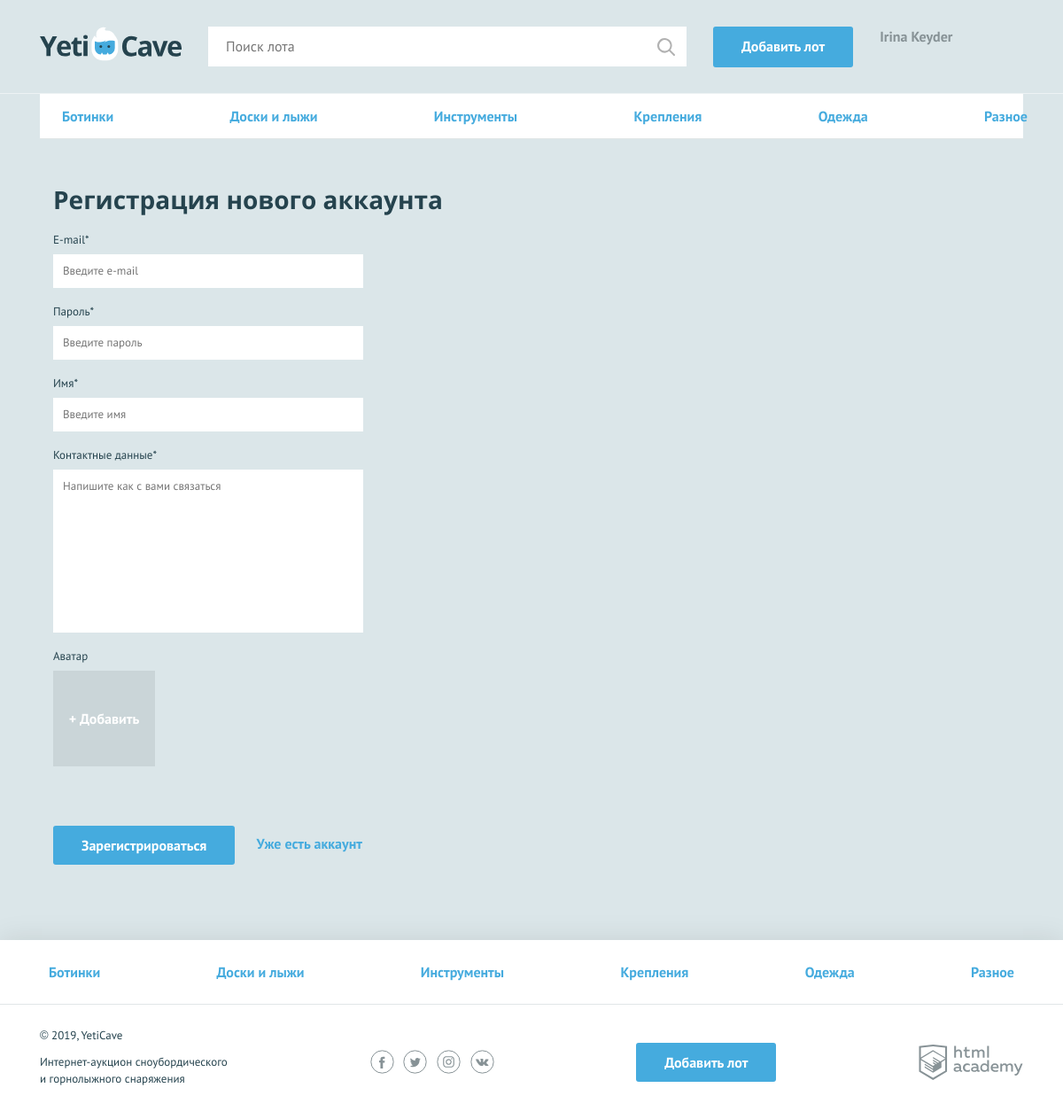
Screenshot of /sign.php with the database file from the repository.
### tables this page shows
CREATE TABLE categories (
  id SMALLINT UNSIGNED NOT NULL AUTO_INCREMENT PRIMARY KEY,
  category VARCHAR(100) NOT NULL UNIQUE,
  class_category VARCHAR(100) UNIQUE
);

### functions.php (called while the page is built, shortened)
<?php
function include_template($name, $data) {
    $name = 'templates/' . $name;
    extract($data);
    require $name;
    $result = ob_get_clean();
    return $result;
};

### db_func.php (called while the page is built, shortened)
<?php
function db_categories($link) {
    $result = [];
    $sql = 'SELECT id, category FROM categories';
    if ($query = mysqli_query($link, $sql)) {
        $result = mysqli_fetch_all($query, MYSQLI_ASSOC);
    }
    return $result;
}

### init.php (called while the page is built, shortened)
<?php
require_once 'functions.php';
require_once('db_func.php');
$is_auth = rand(0, 1);
$user_name = 'Irina Keyder';

### templates/sign-up.php (the view, shortened to what this page needs)
<nav class="nav">
    <ul class="nav__list container">
        <?php foreach ($categories as $category): ?>
           <li class="nav__item">
               <a href="pages/all-lots.html"><?=$category['category']; ?></a>
           </li>
       <?php endforeach; ?>
    </ul>
</nav>
<form class="form container<?=empty($errors) ? '' : ' form--invalid'; ?>" action="sign.php" method="post" enctype="multipart/form-data">
<h2>Регистрация нового аккаунта</h2>
<div class="form__item<?=!isset($errors['email']) ? '' : ' form__item--invalid'; ?>">
<label for="email">E-mail*</label>
<input id="email" type="text" name="email" placeholder="Введите e-mail" required<?=empty($data['email']) ? '' : ' value="' . $data['email'] . '"'; ?>>
</div>
<div class="form__item<?=!isset($errors['password']) ? '' : ' form__item--invalid'; ?>">
<label for="password">Пароль*</label>
<input id="password" type="text" name="password" placeholder="Введите пароль" required<?=empty($data['password']) ? '' : ' value="' . $data['password'] . '"'; ?>>
</div>
<div class="form__item<?=!isset($errors['name']) ? '' : ' form__item--invalid'; ?>">
<label for="name">Имя*</label>
<input id="name" type="text" name="name" placeholder="Введите имя" required<?=empty($data['name']) ? '' : ' value="' . $data['name'] . '"'; ?>>
</div>
<div class="form__item<?=!isset($errors['message']) ? '' : ' form__item--invalid'; ?>">
<label for="message">Контактные данные*</label>
<textarea id="message" name="message" placeholder="Напишите как с вами связаться" required><?=empty($data['message']) ? '' : $data['message']; ?></textarea>
</div>
<div class="form__item form__item--file form__item--last<?=!isset($errors['avatar']) ? '' : ' form__item--invalid'; ?>">
<label>Аватар</label>
<div class="form__input-file">
  <label for="photo2">
    <span>+ Добавить</span>
  </label>
</div>
</div>
<button type="submit" class="button">Зарегистрироваться</button>
<a class="text-link" href="login.php">Уже есть аккаунт</a>
</form>

### templates/layout.php (shortened to what this page needs)
<!DOCTYPE html>
<html lang="ru">
<head>
    <link href="/css/normalize.min.css" rel="stylesheet">
    <link href="/css/style.css" rel="stylesheet">
</head>
<body>
<div class="page-wrapper">
<header class="main-header">
    <div class="main-header__container container">
        <a class="main-header__logo">
            <img src="/img/logo.svg" width="160" height="39" alt="Логотип компании YetiCave">
        </a>
        <form class="main-header__search" method="get" action="https://echo.htmlacademy.ru">
            <input type="search" name="search" placeholder="Поиск лота">
            <input class="main-header__search-btn" type="submit" name="find" value="Найти">
        </form>
        <a class="main-header__add-lot button" href="add.php">Добавить лот</a>
        <nav class="user-menu">
            <?php if ($is_auth==1): ?>
                    <div class="user-menu__logged">
                        <p><?=htmlspecialchars($user_name); ?></p>
                    </div>
            <?php endif; ?>
        </nav>
    </div>
</header>
<main class="container">
    <?=$content; ?>
</main>
</div>
<footer class="main-footer">
    <nav class="nav">
        <ul class="nav__list container">
            <?php foreach ($categories as $category): ?>
               <li class="nav__item">
                   <a href="pages/all-lots.html"><?=$category['category']; ?></a>
               </li>
           <?php endforeach; ?>
        </ul>
    </nav>
    <div class="main-footer__bottom container">
        <div class="main-footer__copyright">
            <p>© 2019, YetiCave</p>
            <p>Интернет-аукцион сноубордического и горнолыжного снаряжения</p>
        </div>
        <div class="main-footer__social social">
            <a class="social__link social__link--facebook" href="#">
            </a>
            <a class="social__link social__link--twitter" href="#">
            </a>
            <a class="social__link social__link--instagram" href="#">
            </a>
            <a class="social__link social__link--vkontakte" href="#">
            </a>
        </div>
        <a class="main-footer__add-lot button" href="add-lot.html">Добавить лот</a>
        <div class="main-footer__developed-by">
            <a class="logo-academy" href="https://htmlacademy.ru/intensive/php">
            </a>
        </div>
    </div>
</footer>
</body>
</html>

### css/style.css (style rules this page uses)
html, body { height: 100%; }
.page-wrapper { display: flex; flex-direction: column; min-height: 100%; margin-bottom: -202px; }
.page-wrapper::after { content: ""; display: block; }
.page-wrapper::after { height: 85px; }
main { margin-bottom: 202px; }
body { min-width: 1140px; background-color: #dbe6e9; font-family: "PT Sans", sans-serif; font-weight: 400; font-size: 16px; line-height: 26px; color: #25434e; }
a { text-decoration: none; }
h2 { margin: 0; font-family: "Open Sans", sans-serif; font-size: 28px; line-height: 35px; font-weight: 700; }
.text-link { font-weight: 700; color: #45abde; }
.container { width: 1110px; margin: 0 auto; padding: 0 15px; }
main.container { margin-bottom: 202px; }
.button { display: block; padding: 9px 32px; background-color: #45abde; color: #ffffff; text-align: center; font-weight: 700; border: none; border-radius: 3px; }
.main-header { padding: 30px 0 29px; border-bottom: 1px solid rgba(255, 255, 255, 0.5); }
.main-header__container { display: -webkit-flex; display: -ms-flexbox; display: flex; -webkit-justify-content: flex-start; -ms-flex-pack: start; justify-content: flex-start; }
.main-header__logo { display: block; margin-right: 30px; }
.main-header__search { position: relative; width: 540px; margin-right: 30px; }
.main-header__search input[type="search"] { width: 100%; padding: 8px 19px 9px 19px; border: 1px solid #ffffff; }
.main-header__search-btn { content: ""; position: absolute; top: 3px; right: 3px; width: 20px; height: 20px; padding: 20px; background: url("../img/search.svg") center no-repeat; opacity: 0.3; border: 0; font-size: 0; }
.main-header__add-lot { max-width: 160px; margin-right: 30px; }
.user-menu { display: -webkit-flex; display: -ms-flexbox; display: flex; }
.user-menu__logged { color: #879296; line-height: 22px; }
.user-menu__logged p { font-weight: 700; margin: 0; }
.main-footer { background-color: #ffffff; box-shadow: 0 0 30px 0 rgba(0, 0, 0, 0.1); }
.main-footer__bottom { display: -webkit-flex; display: -ms-flexbox; display: flex; -webkit-justify-content: space-between; -ms-flex-pack: justify; justify-content: space-between; -webkit-align-items: center; -ms-flex-align: center; align-items: center; padding: 25px 0; }
.main-footer__copyright { max-width: 212px; }
.main-footer__copyright p { margin: 0; margin-bottom: 11px; font-size: 13px; line-height: 19px; }
.main-footer__social { width: 140px; }
.social { display: -webkit-flex; display: -ms-flexbox; display: flex; -webkit-justify-content: space-between; -ms-flex-pack: justify; justify-content: space-between; -webkit-flex-wrap: wrap; -ms-flex-wrap: wrap; flex-wrap: wrap; }
.social__link { width: 27px; height: 27px; }
.logo-academy { display: block; width: 118px; height: 40px; }
.nav { background-color: #ffffff; border-bottom: 1px solid #e1e6e7; }
.nav__list { display: -webkit-flex; display: -ms-flexbox; display: flex; -webkit-justify-content: space-between; -ms-flex-pack: justify; justify-content: space-between; -webkit-flex-wrap: wrap; -ms-flex-wrap: wrap; flex-wrap: wrap; list-style: none; }
.nav__item a { position: relative; display: block; padding: 12px 10px; font-weight: 700; color: #45abde; }
.nav__item a::before { content: ""; display: none; position: absolute; bottom: 0; width: calc(100% - 20px); height: 3px; background-color: #e2e5e6; }
.main-footer .nav__item a { padding: 23px 10px; }
.form { padding-top: 51px; }
.form h2 { padding-bottom: 15px; }
.form__item { width: 350px; margin: 0; margin-bottom: 14px; font-size: 13px; }
.form__item label { display: block; margin-bottom: 3px; }
.form__item input, .form__item textarea { display: block; width: 100%; padding: 5px 10px; border: 1px solid #ffffff; box-sizing: border-box; }
.form__item textarea { min-height: 184px; resize: none; }
.form__item--last { margin-bottom: 65px; }
.form .button { display: inline-block; vertical-align: middle; margin-right: 20px; }
.form__input-file { position: relative; width: 115px; height: 110px; }
.form__item--file label span { display: block; background-color: #cad5d8; color: #ffffff; font-size: 16px; text-align: center; font-weight: 700; padding: 40px 0; box-sizing: border-box; border: 1px solid #cad5d8; cursor: pointer; }

### rows the page displays
categories: category "Ботинки"
categories: category "Доски и лыжи"
categories: category "Инструменты"
categories: category "Крепления"
categories: category "Одежда"
categories: category "Разное"

### other values shown
$user_name "Irina Keyder"
